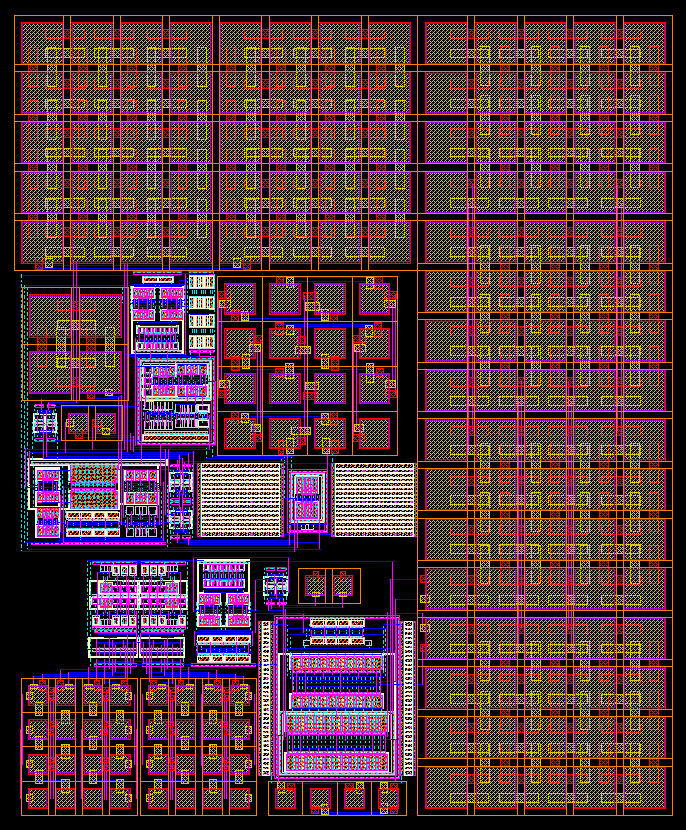
#> input picture opencv/VD1/pic2.png, 686 x 830 px, found by its file name
$ python loc_anh2.py
#> lines starting #> are read from the running program, lines starting #| are printed output that depends on the picture
import cv2
import numpy as np
img = cv2.imread('pic2.png')
#> img is the input picture: shape (830, 686, 3); mean B, G, R 42.1, 50.2, 87.9
cv2.imshow('Original', img)
# generating the kernels
kernel_sharpen_1 = np.array([[-1,-1,-1], [-1,9,-1], [-1,-1,-1]])
kernel_sharpen_2 = np.array([[1,1,1], [1,-7,1], [1,1,1]])
kernel_sharpen_3 = np.array([[-1,-1,-1,-1,-1],
 [-1,2,2,2,-1],
 [-1,2,8,2,-1],
 [-1,2,2,2,-1],
 [-1,-1,-1,-1,-1]]) / 8.0
# applying different kernels to the input image
output_1 = cv2.filter2D(img, -1, kernel_sharpen_1)
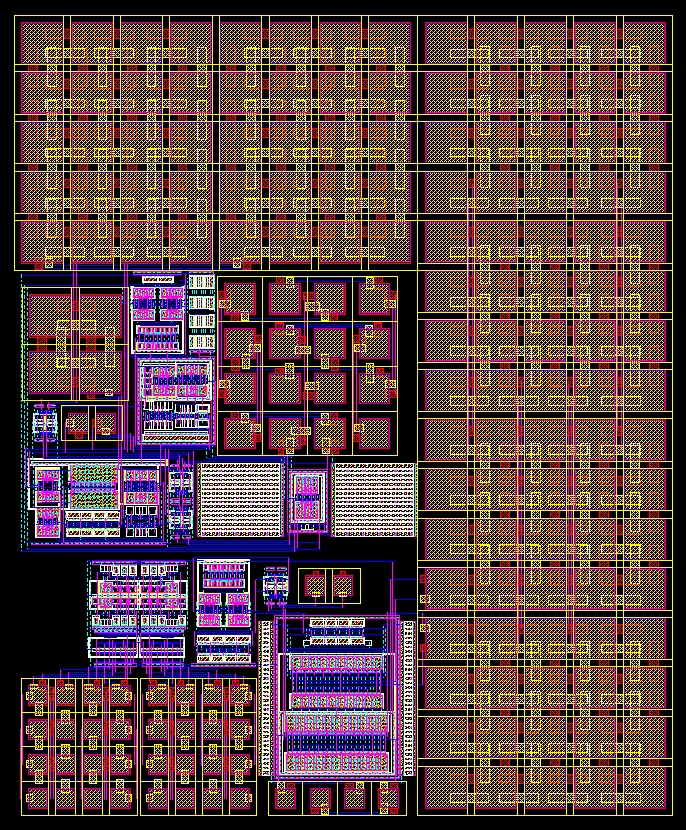
#> output_1: shape (830, 686, 3); mean B, G, R 44.3, 65.3, 95.3
output_2 = cv2.filter2D(img, -1, kernel_sharpen_2)
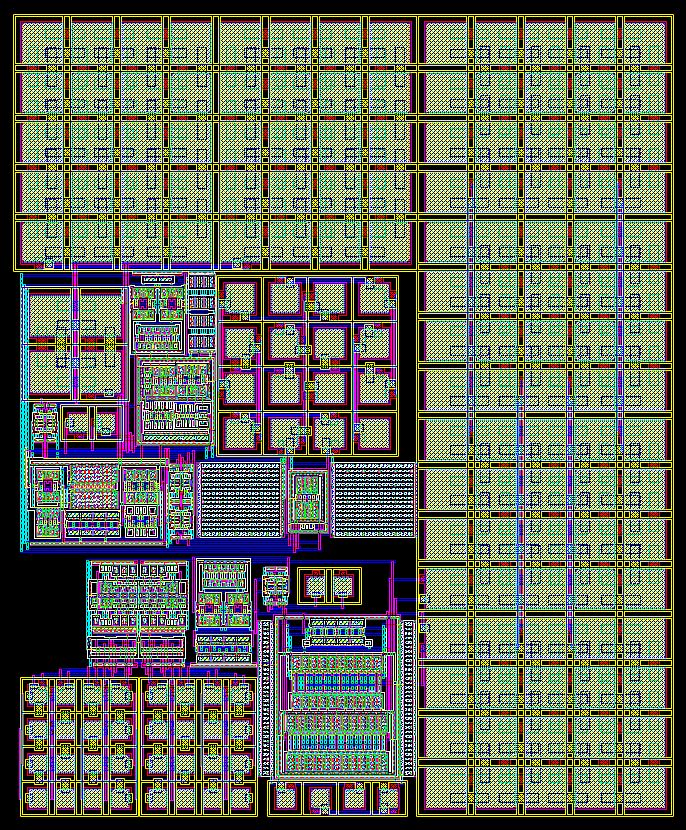
#> output_2: shape (830, 686, 3); mean B, G, R 87.5, 111.3, 103.1
output_3 = cv2.filter2D(img, -1, kernel_sharpen_3)
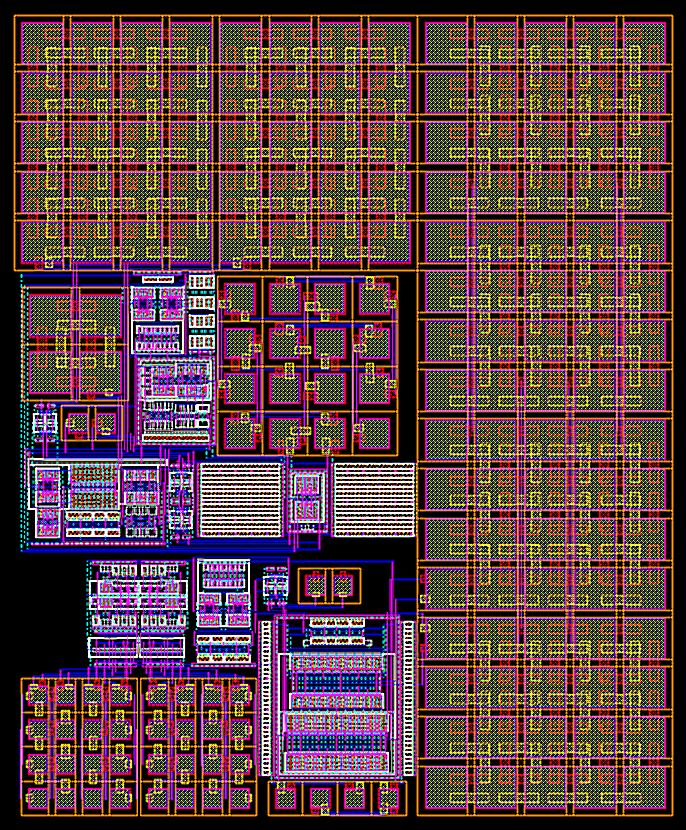
#> output_3: shape (830, 686, 3); mean B, G, R 61.9, 65.2, 95.1
cv2.imshow('Sharpening', output_1)
cv2.imshow('Excessive Sharpening', output_2)
cv2.imshow('Edge Enhancement', output_3)
cv2.waitKey(0)
